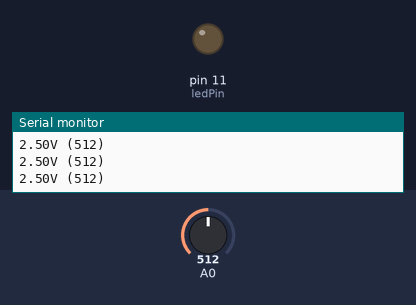
A sketch run on a simulated Arduino Uno, built with avr-gcc and run on an emulated ATmega328P. Parts: output pins drawn as LEDs (lit = HIGH), the last lines printed to the serial monitor. The test bench sets the inputs (shaded band); at power-on: A0 = 512.

Above: at 1.2 s.
1.3 s: A0 set to 716
3.0 s: A0 set to 729
At 3.9 s:
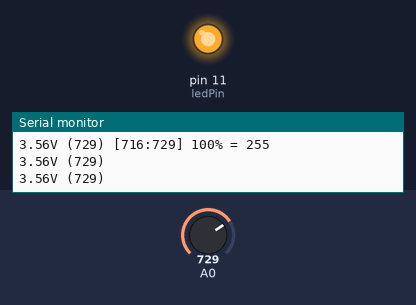
4.5 s: A0 set to 511
At 5.2 s:
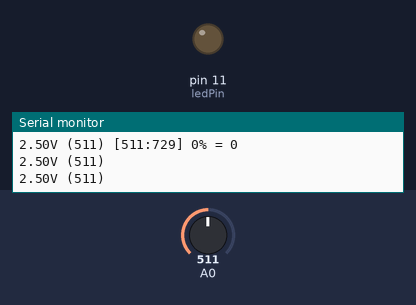
6.0 s: A0 set to 900
At 6.5 s:
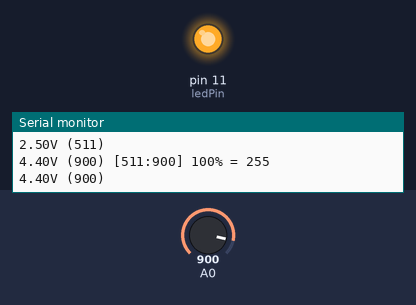
Timing chart, 0 to 8.5 s (numbered marks = the images above; inputs shaded):
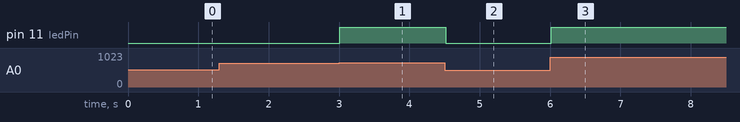

The sketch:

03-2-potentiometer_led_brightness.ino
```cpp
const int ledPin = 11;

void setup() {
  Serial.begin(9600);
  pinMode(ledPin, OUTPUT);
}

void loop() {
  const int sensor = analogRead(A0);            // read the input on analog pin 0:
  const float voltage = sensor * 5.0 / 1023.0;  // convert the analog reading (which goes from 0 - 1023) to a voltage (0 - 5V):
  static int sensorPrev = sensor;               // previous val (to discard small natural deviations)

  Serial.print(voltage);  // print out the value you read:
  Serial.print("V (");
  Serial.print(sensor);
  Serial.print(")");

  if (abs(sensor - sensorPrev) > 2) {
    sensorPrev = sensor;

    // Since my potentiometer is working between [0:400) and if reversed - [1023:603) // (400 units)
    // boundaries are measured dynamically
    static int max = 0;
    static int min = 1023;

    if (sensor > max) max = sensor;
    if (sensor < min) min = sensor;

    Serial.print(" [");
    Serial.print(min);
    Serial.print(":");
    Serial.print(max);
    Serial.print("]");

#if 0 // using `map()` - less precision
    const int bright = map(sensor, min, max, 0, 255);
#else
    const float percent = static_cast<float>(sensor - min) / (max - min);
    Serial.print(" ");
    Serial.print(int(percent * 100));
    Serial.print("\%");

    const int bright = 255.0 * percent;
#endif

    Serial.print(" = ");
    Serial.print(bright);

    analogWrite(ledPin, bright);
  }

  Serial.print("\n");
  delay(300);
}
```

Measured:
- the behaviour switches between 718 and 719 on A0 (found by bisection; images 0 and 1)
- after the input at 3.0 s, pin 11 (ledPin): LOW → HIGH at once
- after the input at 4.5 s, pin 11 (ledPin): HIGH → LOW at once
- after the input at 6.0 s, pin 11 (ledPin): LOW → HIGH at once
